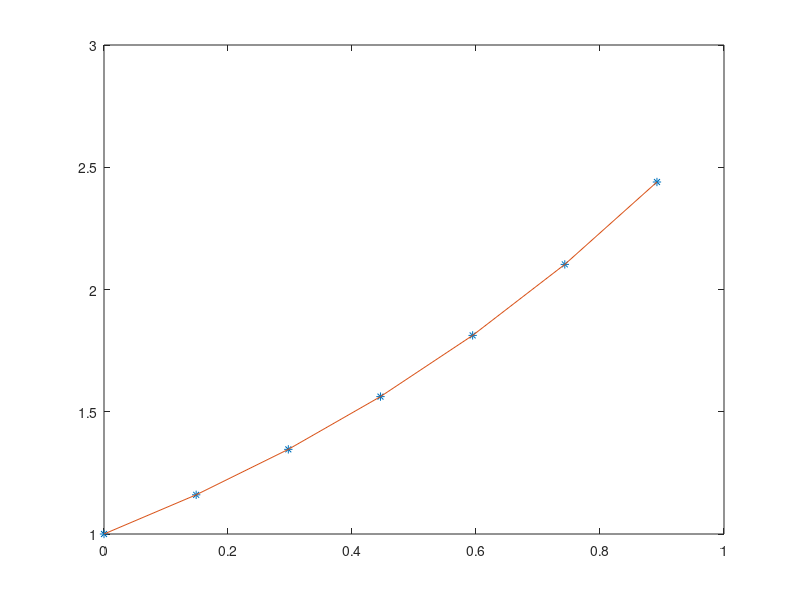
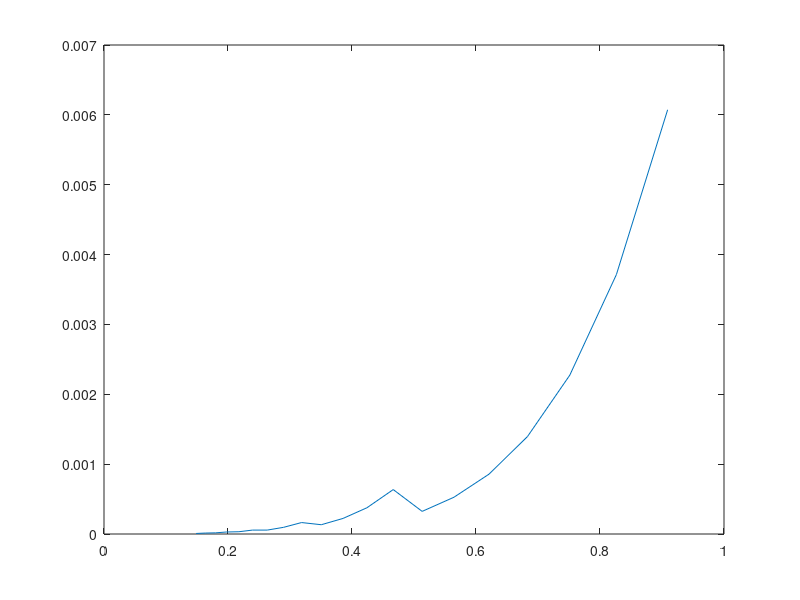
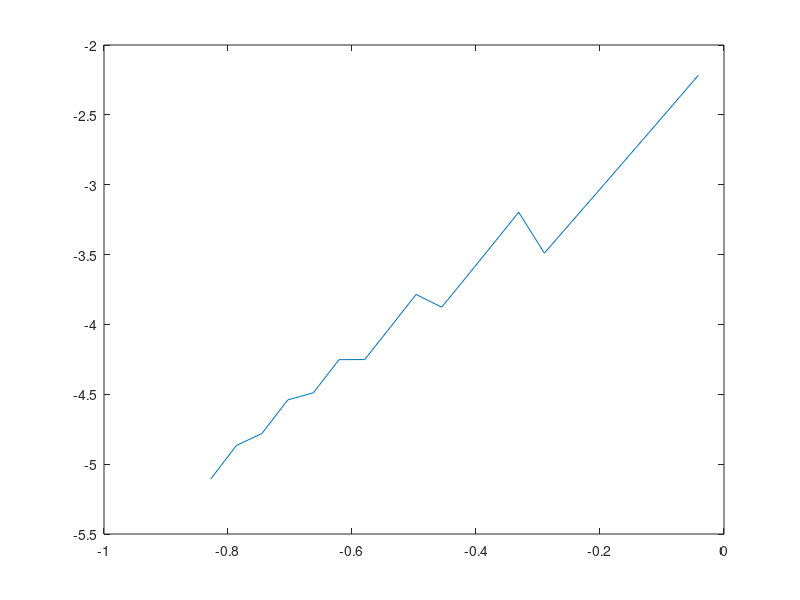

Source code (MATLAB) for these figures, in order:
% MÉTODO DE EULER

V = [];
Vh = [];
yy0 = 1;
L = 1;
f = @(x) exp(x);
h = 1;

for i = 1: 20
    y0 = yy0;
    g = [y0];
    h = h/1.1;
    x = [0: h : L];
    for j = 1: L/h
        k1 = y0;
        k2 = y0 + h*k1/2;
        k3 = y0 + h * k2/2;
        k4 = y0 + h * k3;
        f1 = y0 + h*(k1 + 2 * k2 +2 * k3 + k4) / 6
        g = [g f1];
        y0 = f1;
        x = [0:h:L];
    end
    plot(x,g,'*',x, f(x))
    erro = max(abs(g - f(x)))
    V = [V erro];
    Vh = [Vh h];
end
figure()
plot(Vh, V);
figure()
plot(log10(Vh), log10(V));

vetVh = [min(log10(Vh)), max(log10(Vh))]
vetV = [min(log10(V)), max(log10(V))]




